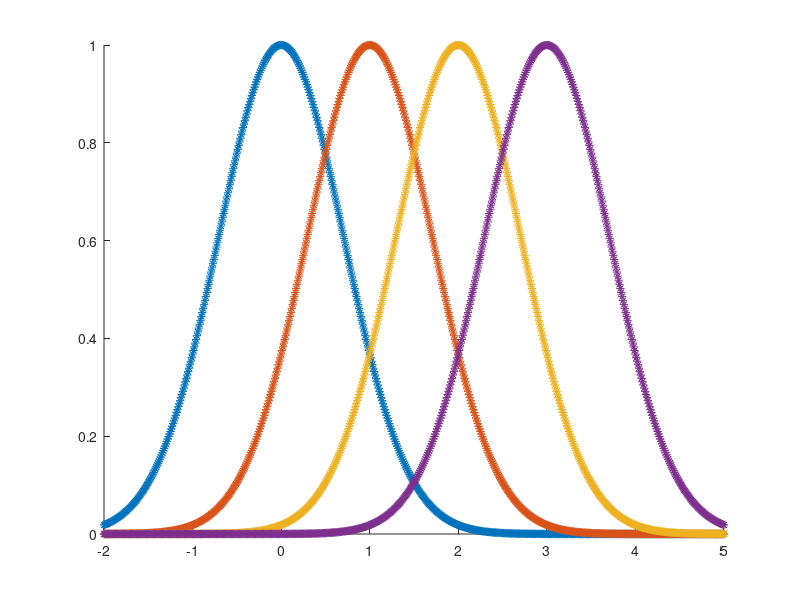

MATLAB code to generate this figure:
#Ex 1
#for i = 1:50
  #disp(i)
#endfor
# vetor = (1:50)

#Ex 2
#for i = 2:2:100
  #disp(i)
#endfor

#Ex 3
#while true
#  A = input('Digite um número (de 1 a 10):')
#  if  (0<A && A<10)
#    for i = 1:10
#    fprintf('%d x %d = %d\n',A,i,A*i)
#   endfor
#   break
#  else
#    disp('Tente outro valor dentro do intervalo definido:')
#  endif
#endwhile

#Ex 4
#par = 0;
#impar = 0;
#i = 0;
#while i < 10
#   A = input('Digite um valor: ');
#   if mod(A,2) == 0
#     par += 1;
#   else
#     impar += 1;
#   endif
#   i += 1;
#endwhile
#fprintf('Qtd de num Pares: %d \n', par)
#fprintf('Qtd de num Impares: %d', impar)

#Ex 5
#intervalo = 0;
#n_intervalo = 0;
#i = 0;
#while i < 10
#   A = input('Digite um valor: ');
#   if (0<= A && A <= 10)
#     intervalo += 1;
#   else
#     n_intervalo += 1;
#   endif
#   i += 1;
#endwhile
#fprintf('%d Números estão no intervalo [0,10]\n',intervalo)
#fprintf('%d Números não estão dentro do intervalo [0,10]\n',n_intervalo)

#Ex 6
#for i = 1:11
#  display('Eu adoro programar!')
#endfor

#Ex 7
#A = input('Digite um número:');
#if (0<A)
#  fprintf('a raiz quadrada de %d é: %d \n',A,sqrt(A))
#else
#  displ('A raiz quadrada é imaginária')
#endif

#Ex 8
#A = input('Digite o comprimento do lado A do triângulo: ');
#B = input('Digite o comprimento do lado B do triângulo: ');
#C = input('Digite o comprimento do lado C do triângulo: ');

#if (A == B && B == C )
#  disp('O triângulo é equilátero')
#elseif (A != B && A != C && B != C )
#  disp('O triângulo é escaleno')
#else
#  disp('O triângulo é isóceles')
#endif

#Ex 9
#A = zeros(1,3);
#for i = 1:3
#  A(:,i) = input('Digite um número: ');
# endfor
# fprintf('vetor antes de ser organizado em ordem crescente:\n')
# display(A)
#  fprintf('vetor organizado em ordem crescente:\n')
# display(sort(A))

#Ex 10
#while true
#  A = input('Digite um número:');
#  if (A<1)
#    break
#  else
#  endif
#endwhile200.17.252.31

#Ex 11
#count = 0;
#while true
#  A = input('Digite um número:');
#  count += A;
#  if (A == 0)
#    break
#  else
#  endif
#endwhile
#count

#Ex 12
#b = input('Digite a base do triângulo: ');
#h = input('Digite a altura do triângulo: ');
#area = ((b*h)/2);
#fprintf('a área do triângulo é %d cm²\n', area)

#Ex 13
#while true
#  A = input('Digite um número entre 0 e 10: ');
#  if (A < 0 ||  10 < A )
#    disp('Valor invalido tente novamente!')
#    continue
#  else
#    breakwhile true
#  A = input('Digite um número (de 1 a 10):')
#  if  (0<A && A<10)
#    for i = 1:10
#    fprintf('%d x %d = %d\n',A,i,A*i)
#   endfor
#   break
#  else
#    disp('Tente outro valor dentro do intervalo definido:')
#  endif
#endwhile
#  endif
#endwhile

#Ex 14
#A = zeros(1,5);
#for i = 1:5
#  A(:,i) = input('Digite um valor:');
#endfor
#display(A)
#fprintf('O maior valor em A é: %d\n',max(A))

#Ex 15
#A = zeros(1,5);
#for i = 1:5
#  A(:,i) = input('Digite um valor:');
#endfor
#A
#fprintf('A soma dos valores em A é: %d\n',sum(A))
#fprintf('A média dos valores em A é: %d\n',sum(A)/length(A)) #Ou utilizar funçao mean()

#Ex 16

#A = input('Digite um número: ');
#B = input('Digite um número: ');
#i = A+1:B-1;

#fprintf('Valores no intervalo entre %d e %d são: \n',A,B)
#disp(i)

#Ex 17
#while true
#  A = input('Digite um número (de 1 a 10):')
#  if  (0<A && A<10)
#    for i = 1:10
#    fprintf('%d x %d = %d\n',A,i,A*i)
#   endfor
#   break
#  else
#    disp('Tente outro valor dentro do intervalo definido:')
#  endif
#endwhile

#Ex 18
#n = input('Digite um número(ele será o n-ésimo termo da sequencia de fibonacci):');
#i = zeros(1,n);
#i(:,2) = 1;
#for j = 3 : n
#  i(j) = i(:,j-1)+i(:,j-2);
#endfor

#disp(i)

#Ex 19
#A = input('Digite um número: ');
#fat = 1;
#for i = A+1:-1:2
#  fat *= (i-1);
#endfor
#fprintf('O fatorial de %d é: %d\n',A,fat)

#Ex20
#n = input('tamanho do conjunto');
#vetor = zeros(1,n);
#for i = 1:n
#  vetor(:,i) = input('Digite um número');
#endfor
#fprintf('O maior valor do conjunto é: %d\n',max(vetor))
#fprintf('O menor valor do conjunto é: %d\n',min(vetor))
#fprintf('A soma de todos os valores no conjunto é: %d\n', sum(vetor))


#Ex 21
#A = input('Digite um número: ');
#count = 0;
#for i = 1:A
#  if mod(A,i) == 0
#    count += 1;
#  else
#    continue;
#  endif
#endfor

#if count == 2
#  fprintf('%d é primo\n', A)
#else
#  fprintf('%d n é primo\n', A)
#endif

#Ex 22
#A = input('Digite um número: ');
#count = 0;
#vetor = [];

#for i = 1:A

#  if mod(A,i) == 0
#    count += 1;
#    vetor(:,end+1) = i;
#  else
#     continue
#  endif
#endfor


#if count == 2
#  fprintf('%d é primo\n', A)
#else
#  fprintf('%d n é primo\n', A)
#  disp('os divisores dele são:')
#  disp(vetor)
#endif

#Ex 23
#n = input('Digite um número')
#vetor = []
#count = 0

#for i = 1:n
#  for j = 1:n
#    if mod(i,j) == 0
#      count += 1
#    endif
#  endfor

#Ex 23
#n = input('Digite um número: ');
#vetor = [];

#for i = 2:n
#  count = 0;

#  for j = 1:n
#    if mod(i,j) == 0
#      count += 1;
#    endif
#   endfor
#  if count == 2
#    vetor(:,end+1) = i;
#  endif
#  endfor
#fprintf('Os valores até %d que são primos são:\n',n)
#disp(vetor)

#Ex 24

#vetor = [];

#for i = 2:1000
#  count = 0;

#  for j = 1:i
#    if mod(i,j) == 0
#      count += 1;
#    endif
#   endfor
#  if count == 2
#    vetor = [vetor,i];
#  endif
#  endfor

#  gemeos = [];

#  for k = 1:length(vetor) - 1
#    if vetor(k+1) - vetor(k) == 2
#      gemeos = [gemeos; vetor(k), vetor(k+1)];
#    endif
#  endfor

#Ex 25

#vetor = [];

#for i = 2:1000
#  count = 0;

#  for j = 1:i
#    if mod(i,j) == 0
#      count += 1;
#    endif
#   endfor
#  if count == 2
#    vetor = [vetor,i];
#  endif
#  endfor

#  gemeos_triplos = [];

#for k = 1:length(vetor)
#   n = vetor(k);
#   if ismember(n+2, vetor) && ismember(n+6, vetor)
#     gemeos_triplos = [gemeos_triplos; n, n+2, n+6];
#   endif
#endfor
#disp('Lista dos gemeos triplos:')
#disp(gemeos_triplos)


#disp(gemeos)

#Ex 26
#vetor = [];

#for i = 2:1000
#  count = 0;

#  for j = 1:i
#    if mod(i,j) == 0
#      count += 1;
#    endif
#   endfor
#  if count == 2
#    vetor = [vetor,i];
#  endif
#  endfor

# n = input('');

# value = [];

# for k = vetor
#   for h = vetor
#    disp([k,h,k+h])
#    if (k+h) == n
#       value = [value, k, h];
#       break
#     endif
#   endfor
#   if ~isempty(value)
#     break
#   endif
# endfor

# disp(value)


%{
Ex 26
vetor = [];

for i = 2:1000
  count = 0;

  for j = 1:i
    if mod(i,j) == 0
      count += 1;
    endif
   endfor
  if count == 2
    vetor = [vetor,i];
  endif
  endfor

  n = input('');

 value = [];
  
 for k = vetor
   for h = vetor

    if h >= k &&(k+h) == n;
       value = [value; k, h];
     endif
   endfor
 endfor

 disp(value)
 %}
%{
Ex 27


vetor = [];
count = 0;

while count <= 1001
  qtd_divisores = 0;
  for i = 2:1000
    for j = 1:i
      if mod(i,j) == 0
        qtd_divisores += 1;
      endif
     endfor
    if qtd_divisores == 2
      vetor = [vetor,i];
      count += 1;
    endif
  endfor
endwhile

disp(vetor(end))
%}

####
%{
n = 10
v = randi([1,20],1,n)
qtd = length(find(0<=v & v<=10))
fprintf('a qtd de números entre [0,10] é: %d\n', qtd)
fprintf('a qtd de números que não estão entre [0,10] é: %d\n',length(v)-qtd);
%}


%{
  Ex 7
A = input('Digite um número:');
if (0<A)
  fprintf('a raiz quadrada de %d é: %d \n',A,sqrt(A))
else
  displ('A raiz quadrada é imaginária')
endif
%}



%{
#Ex 12
base = 5
altura = 2
area_T = @(b,h) 9b*h)/2

area = area_T(base,altura)
%}

#Extra
%{
l1 = 10
l2 = 5
ar_pr = @(l1,l2) [2*(l1+l2), l2*l1]
calculo = ar_pr(l1,l2)
fprintf('O perimetro do retangulo é:%d\na area do retangulo é:%d\n',calculo(1),calculo(2))
%}

%{
Ex 18
n = input('Digite um número(ele será o n-ésimo termo da sequencia de fibonacci):');
v = [1 1];
for j = 3:n
   v = [v,v(j-1)+v(j-2) ];
endfor
disp(v)

Ou ainda?


#Ex 18
n = input('Digite um número(ele será o n-ésimo termo da sequencia de fibonacci):');
v = [];
v(1) = 1;
v(2) = 1;
for j = 3:n
   v = [v,v(j-1)+v(j-2)];
endfor
disp(v)
%}

%{
n = 10
v = randi([1,20],1,n)
qtd = length(find(0<=v & v<=10))
fprintf('a qtd de números entre [0,10] é: %d\n', qtd)
fprintf('a qtd de números que não estão entre [0,10] é: %d\n',length(v)-qtd);
%}


%{
  Ex 7
A = input('Digite um número:');
if (0<A)
  fprintf('a raiz quadrada de %d é: %d \n',A,sqrt(A))
else
  displ('A raiz quadrada é imaginária')
endif
%}



%{
#Ex 12
base = 5
altura = 2
area_T = @(b,h) 9b*h)/2

area = area_T(base,altura)
%}

%{
l1 = 10
l2 = 5
ar_pr = @(l1,l2) [2*(l1+l2), l2*l1]
calculo = ar_pr(l1,l2)
fprintf('O perimetro do retangulo é:%d\na area do retangulo é:%d\n',calculo(1),calculo(2))
%}

%{
Ex 18
n = input('Digite um número(ele será o n-ésimo termo da sequencia de fibonacci):');
v = [1 1];
for j = 3:n
   v = [v,v(j-1)+v(j-2) ];
endfor
disp(v)

Ou ainda?


#Ex 18
n = input('Digite um número(ele será o n-ésimo termo da sequencia de fibonacci):');
v = [];
v(1) = 1;
v(2) = 1;
for j = 3:n
   v = [v,v(j-1)+v(j-2)];
endfor
disp(v)
%}
%{
#Ex   30

n = input('')
h = 0;
for i = 1:n
 h
 h += 1/i
endfor
disp(h)
%}
%{
#Ex 32
soma = 0
for n = 1:20
  n
  soma +=  n^n
endfor
%}
%{
a = input()
b = input()
c = input()
delta = (b^2)*(4*a*c)
raiz1 = -b+sqrt(delta)/2a
raiz2 = -b-sqrt(delta)/2a
%}
%{
n = input('')
n_final = input('')
v = [n:n_final]
f_v = zeros(size(v))

for i = 1:length(v)
  if mod(v(i),2) == 1
    f_v(i) = 1
   else
    f_v(i) = 2/(v(i)+2)
  endif
endfor

plot(v,f_v,'-ob')
xlabel('n')
ylabel('f(n)')
title('Grafico de f(n)')
grid on
%}
%{
clc
clear all
close all
x = 1:10;
for i = 1:length(x)
  fn(i) = seq(x(i));
endfor

plot(x,fn, '*k')
%}
v = [];
n = 2;
count = 1;
while count <= 100
  if isprime(n) == 1
    v(count) = n;
    count += 1;
  endif
  n += 1;
endwhile
length(v)

## Ex 37
to = [0:3]
x= [-2:0.01:5]
figure(1)
hold on
for i = 1:length(to)
  t_values = to(i)
  u = exp(-(x - t_values).^2)
  plot(x,u,'*')
endfor
## Aproximaçao e
